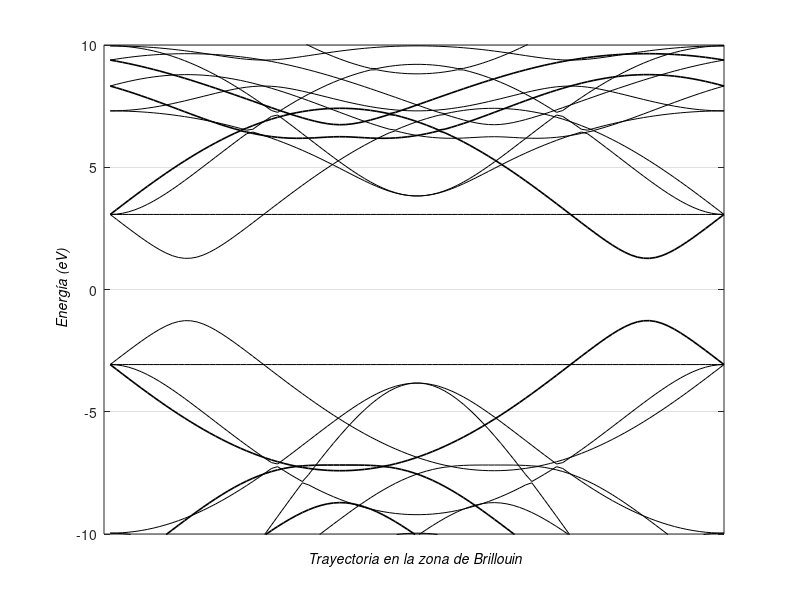

Here is the MATLAB script that generated this plot:
clear all;
close all;
clc;

% Constantes del modelo
a = 2.46;
Es = -8.37;
Epx = 0;
Epy = 0;
Epz = 0;   
Vsssigma = -5.73;
Vspsigma = 6.05;
Vpppi = -3.07;
Vppsigma = 5.62;

% Número de puntos por tramo
N = 100;

%Vector adicional

v = [-1/2, sqrt(3)/2]*(2*pi/sqrt(3));

% Extremos de cada segmento
primeroi = -v; 
primerof = v;
segundoi = [(3*pi/2*sqrt(3)), pi/2]+v; 
segundof = [(3*pi/2*sqrt(3)), pi/2]-v; 
terceroi = [(6*pi/2*sqrt(3)), 2*pi/2]+v;
tercerof = [(6*pi/2*sqrt(3)), 2*pi/2]-v; 
cuartoi  =  [(9*pi/2*sqrt(3)), 3*pi/2]+v;
cuartof  = [(9*pi/2*sqrt(3)), 3*pi/2]-v; 

% Definir segmentos del camino de simetría

k_1 = [linspace(primeroi(1), primerof(1), N )', linspace(primeroi(2), primerof(2), N )'];
k_2 = [linspace(segundoi(1), segundof(1), N )', linspace(segundoi(2), segundof(2), N )'];
k_3 = [linspace(terceroi(1), tercerof(1), N )', linspace(terceroi(2), tercerof(2), N )'];
k_4 = [linspace(cuartoi(1), cuartof(1), N )', linspace(cuartoi(2), cuartof(2), N )'];

% Prealocar bandas
bands1 = zeros(size(k_1, 1), 8);
bands2 = zeros(size(k_2, 1), 8);
bands3 = zeros(size(k_3, 1), 8);
bands4 = zeros(size(k_4, 1), 8);

% Cálculo de las bandas
for i = 1:size(k_1,1)
    kx = k_1(i,1);
    ky = k_1(i,2);
   
    % Matriz h1
        h1=[Es 0 0 0 Vsssigma Vspsigma 0 0; 
        0 Epx 0 0 -Vspsigma Vppsigma 0 0; 
        0 0 Epy 0 0 0 Vpppi 0; 
        0 0 0 Epz 0 0 0 Vpppi; 
        Vsssigma -Vspsigma 0 0 Es 0 0 0; 
        Vspsigma Vppsigma 0 0 0 Epx 0 0; 
        0 0 Vpppi 0 0 0 Epy 0 ; 
        0 0 0 Vpppi 0 0 0 Epz];

        % Matriz h2
        A = zeros(8, 8);
        B = [ Vsssigma (1/2)*Vspsigma (sqrt(3)/2)*Vspsigma 0;
             -(1/2)*Vspsigma (Vppsigma/4)+(3*Vpppi/4) (sqrt(3)/4)*(Vppsigma-Vpppi) 0;
             -(sqrt(3)/2)*Vspsigma (sqrt(3)/4)*(Vppsigma-Vpppi) (3*Vppsigma/4)+(Vpppi/4) 0;
             0 0 0 Vpppi];
        A(5:8, 1:4) = B;
        h2 = A * exp(1i * ((sqrt(3)/2)*kx + (1/2)*ky));

        % Matriz h3
        A = zeros(8, 8);
        C = [
        Vsssigma (Vspsigma/2) -(sqrt(3)/2)*Vspsigma 0 ; 
        -(Vspsigma/2) (Vppsigma/4)+(3*Vpppi/4) -(sqrt(3)/4)*(Vppsigma-Vpppi) 0 ;
        (sqrt(3)/2)*Vspsigma -(sqrt(3)/4)*(Vppsigma-Vpppi) (3*Vppsigma/4)+(Vpppi/4) 0 ; 
        0 0 0 Vpppi]; 
        A(5:8, 1:4) = C;
        h3 = A * exp(1i * ((sqrt(3)/2)*kx - (1/2)*ky));

        % Matriz h4
        A = zeros(8, 8);
        D = [
        Vsssigma -(Vspsigma/2) -(sqrt(3)/2)*Vspsigma 0; 
        (Vspsigma/2) (Vppsigma/4)+(3*Vpppi/4) (sqrt(3)/4)*(Vppsigma-Vpppi) 0; 
        (sqrt(3)/2)*Vspsigma (sqrt(3)/4)*(Vppsigma-Vpppi) (3*Vppsigma/4)+(Vpppi/4) 0;
        0 0 0 Vpppi];
        A(1:4, 5:8) = D;
        h4 = A * exp(1i * ((-sqrt(3)/2)*kx - (1/2)*ky));

        % Matriz h5
        A = zeros(8, 8);
        E = [Vsssigma -(Vspsigma/2) (sqrt(3)/2)*Vspsigma 0; 
        (Vspsigma/2) (Vppsigma/4)+(3*Vpppi/4) -(sqrt(3)/4)*(Vppsigma-Vpppi) 0; 
        -(sqrt(3)/2)*Vspsigma -(sqrt(3)/4)*(Vppsigma-Vpppi) (3*Vppsigma/4)+(Vpppi/4) 0; 
        0 0 0 Vpppi];
        A(1:4, 5:8) = E;
        h5 = A * exp(1i * ((-sqrt(3)/2)*kx + (1/2)*ky));

    % Hamiltoniano total
    H = h1 + h2 + h3 + h4 + h5;
    % Calcular autovalores ordenados
    bands1(i,:) = sort(real(eig(H)))'; % usar sort para continuidad visual
end

% Cálculo de las bandas
for i = 1:size(k_2,1)
    kx = k_2(i,1);
    ky = k_2(i,2);
   
    % Matriz h1
        h1=[Es 0 0 0 Vsssigma Vspsigma 0 0; 
        0 Epx 0 0 -Vspsigma Vppsigma 0 0; 
        0 0 Epy 0 0 0 Vpppi 0; 
        0 0 0 Epz 0 0 0 Vpppi; 
        Vsssigma -Vspsigma 0 0 Es 0 0 0; 
        Vspsigma Vppsigma 0 0 0 Epx 0 0; 
        0 0 Vpppi 0 0 0 Epy 0 ; 
        0 0 0 Vpppi 0 0 0 Epz];

        % Matriz h2
        A = zeros(8, 8);
        B = [ Vsssigma (1/2)*Vspsigma (sqrt(3)/2)*Vspsigma 0;
             -(1/2)*Vspsigma (Vppsigma/4)+(3*Vpppi/4) (sqrt(3)/4)*(Vppsigma-Vpppi) 0;
             -(sqrt(3)/2)*Vspsigma (sqrt(3)/4)*(Vppsigma-Vpppi) (3*Vppsigma/4)+(Vpppi/4) 0;
             0 0 0 Vpppi];
        A(5:8, 1:4) = B;
        h2 = A * exp(1i * ((sqrt(3)/2)*kx + (1/2)*ky));

        % Matriz h3
        A = zeros(8, 8);
        C = [
        Vsssigma (Vspsigma/2) -(sqrt(3)/2)*Vspsigma 0 ; 
        -(Vspsigma/2) (Vppsigma/4)+(3*Vpppi/4) -(sqrt(3)/4)*(Vppsigma-Vpppi) 0 ;
        (sqrt(3)/2)*Vspsigma -(sqrt(3)/4)*(Vppsigma-Vpppi) (3*Vppsigma/4)+(Vpppi/4) 0 ; 
        0 0 0 Vpppi]; 
        A(5:8, 1:4) = C;
        h3 = A * exp(1i * ((sqrt(3)/2)*kx - (1/2)*ky));

        % Matriz h4
        A = zeros(8, 8);
        D = [
        Vsssigma -(Vspsigma/2) -(sqrt(3)/2)*Vspsigma 0; 
        (Vspsigma/2) (Vppsigma/4)+(3*Vpppi/4) (sqrt(3)/4)*(Vppsigma-Vpppi) 0; 
        (sqrt(3)/2)*Vspsigma (sqrt(3)/4)*(Vppsigma-Vpppi) (3*Vppsigma/4)+(Vpppi/4) 0;
        0 0 0 Vpppi];
        A(1:4, 5:8) = D;
        h4 = A * exp(1i * ((-sqrt(3)/2)*kx - (1/2)*ky));

        % Matriz h5
        A = zeros(8, 8);
        E = [Vsssigma -(Vspsigma/2) (sqrt(3)/2)*Vspsigma 0; 
        (Vspsigma/2) (Vppsigma/4)+(3*Vpppi/4) -(sqrt(3)/4)*(Vppsigma-Vpppi) 0; 
        -(sqrt(3)/2)*Vspsigma -(sqrt(3)/4)*(Vppsigma-Vpppi) (3*Vppsigma/4)+(Vpppi/4) 0; 
        0 0 0 Vpppi];
        A(1:4, 5:8) = E;
        h5 = A * exp(1i * ((-sqrt(3)/2)*kx + (1/2)*ky));

    % Hamiltoniano total
    H = h1 + h2 + h3 + h4 + h5;
    % Calcular autovalores ordenados
    bands2(i,:) = sort(real(eig(H)))'; % usar sort para continuidad visual
end

% Cálculo de las bandas
for i = 1:size(k_3,1)
    kx = k_3(i,1);
    ky = k_3(i,2);
   
    % Matriz h1
        h1=[Es 0 0 0 Vsssigma Vspsigma 0 0; 
        0 Epx 0 0 -Vspsigma Vppsigma 0 0; 
        0 0 Epy 0 0 0 Vpppi 0; 
        0 0 0 Epz 0 0 0 Vpppi; 
        Vsssigma -Vspsigma 0 0 Es 0 0 0; 
        Vspsigma Vppsigma 0 0 0 Epx 0 0; 
        0 0 Vpppi 0 0 0 Epy 0 ; 
        0 0 0 Vpppi 0 0 0 Epz];

        % Matriz h2
        A = zeros(8, 8);
        B = [ Vsssigma (1/2)*Vspsigma (sqrt(3)/2)*Vspsigma 0;
             -(1/2)*Vspsigma (Vppsigma/4)+(3*Vpppi/4) (sqrt(3)/4)*(Vppsigma-Vpppi) 0;
             -(sqrt(3)/2)*Vspsigma (sqrt(3)/4)*(Vppsigma-Vpppi) (3*Vppsigma/4)+(Vpppi/4) 0;
             0 0 0 Vpppi];
        A(5:8, 1:4) = B;
        h2 = A * exp(1i * ((sqrt(3)/2)*kx + (1/2)*ky));

        % Matriz h3
        A = zeros(8, 8);
        C = [
        Vsssigma (Vspsigma/2) -(sqrt(3)/2)*Vspsigma 0 ; 
        -(Vspsigma/2) (Vppsigma/4)+(3*Vpppi/4) -(sqrt(3)/4)*(Vppsigma-Vpppi) 0 ;
        (sqrt(3)/2)*Vspsigma -(sqrt(3)/4)*(Vppsigma-Vpppi) (3*Vppsigma/4)+(Vpppi/4) 0 ; 
        0 0 0 Vpppi]; 
        A(5:8, 1:4) = C;
        h3 = A * exp(1i * ((sqrt(3)/2)*kx - (1/2)*ky));

        % Matriz h4
        A = zeros(8, 8);
        D = [
        Vsssigma -(Vspsigma/2) -(sqrt(3)/2)*Vspsigma 0; 
        (Vspsigma/2) (Vppsigma/4)+(3*Vpppi/4) (sqrt(3)/4)*(Vppsigma-Vpppi) 0; 
        (sqrt(3)/2)*Vspsigma (sqrt(3)/4)*(Vppsigma-Vpppi) (3*Vppsigma/4)+(Vpppi/4) 0;
        0 0 0 Vpppi];
        A(1:4, 5:8) = D;
        h4 = A * exp(1i * ((-sqrt(3)/2)*kx - (1/2)*ky));

        % Matriz h5
        A = zeros(8, 8);
        E = [Vsssigma -(Vspsigma/2) (sqrt(3)/2)*Vspsigma 0; 
        (Vspsigma/2) (Vppsigma/4)+(3*Vpppi/4) -(sqrt(3)/4)*(Vppsigma-Vpppi) 0; 
        -(sqrt(3)/2)*Vspsigma -(sqrt(3)/4)*(Vppsigma-Vpppi) (3*Vppsigma/4)+(Vpppi/4) 0; 
        0 0 0 Vpppi];
        A(1:4, 5:8) = E;
        h5 = A * exp(1i * ((-sqrt(3)/2)*kx + (1/2)*ky));

    % Hamiltoniano total
    H = h1 + h2 + h3 + h4 + h5;
    % Calcular autovalores ordenados
    bands3(i,:) = sort(real(eig(H)))'; % usar sort para continuidad visual
end

% Cálculo de las bandas
for i = 1:size(k_4,1)
    kx = k_4(i,1);
    ky = k_4(i,2);
   
    % Matriz h1
        h1=[Es 0 0 0 Vsssigma Vspsigma 0 0; 
        0 Epx 0 0 -Vspsigma Vppsigma 0 0; 
        0 0 Epy 0 0 0 Vpppi 0; 
        0 0 0 Epz 0 0 0 Vpppi; 
        Vsssigma -Vspsigma 0 0 Es 0 0 0; 
        Vspsigma Vppsigma 0 0 0 Epx 0 0; 
        0 0 Vpppi 0 0 0 Epy 0 ; 
        0 0 0 Vpppi 0 0 0 Epz];

        % Matriz h2
        A = zeros(8, 8);
        B = [ Vsssigma (1/2)*Vspsigma (sqrt(3)/2)*Vspsigma 0;
             -(1/2)*Vspsigma (Vppsigma/4)+(3*Vpppi/4) (sqrt(3)/4)*(Vppsigma-Vpppi) 0;
             -(sqrt(3)/2)*Vspsigma (sqrt(3)/4)*(Vppsigma-Vpppi) (3*Vppsigma/4)+(Vpppi/4) 0;
             0 0 0 Vpppi];
        A(5:8, 1:4) = B;
        h2 = A * exp(1i * ((sqrt(3)/2)*kx + (1/2)*ky));

        % Matriz h3
        A = zeros(8, 8);
        C = [
        Vsssigma (Vspsigma/2) -(sqrt(3)/2)*Vspsigma 0 ; 
        -(Vspsigma/2) (Vppsigma/4)+(3*Vpppi/4) -(sqrt(3)/4)*(Vppsigma-Vpppi) 0 ;
        (sqrt(3)/2)*Vspsigma -(sqrt(3)/4)*(Vppsigma-Vpppi) (3*Vppsigma/4)+(Vpppi/4) 0 ; 
        0 0 0 Vpppi]; 
        A(5:8, 1:4) = C;
        h3 = A * exp(1i * ((sqrt(3)/2)*kx - (1/2)*ky));

        % Matriz h4
        A = zeros(8, 8);
        D = [
        Vsssigma -(Vspsigma/2) -(sqrt(3)/2)*Vspsigma 0; 
        (Vspsigma/2) (Vppsigma/4)+(3*Vpppi/4) (sqrt(3)/4)*(Vppsigma-Vpppi) 0; 
        (sqrt(3)/2)*Vspsigma (sqrt(3)/4)*(Vppsigma-Vpppi) (3*Vppsigma/4)+(Vpppi/4) 0;
        0 0 0 Vpppi];
        A(1:4, 5:8) = D;
        h4 = A * exp(1i * ((-sqrt(3)/2)*kx - (1/2)*ky));

        % Matriz h5
        A = zeros(8, 8);
        E = [Vsssigma -(Vspsigma/2) (sqrt(3)/2)*Vspsigma 0; 
        (Vspsigma/2) (Vppsigma/4)+(3*Vpppi/4) -(sqrt(3)/4)*(Vppsigma-Vpppi) 0; 
        -(sqrt(3)/2)*Vspsigma -(sqrt(3)/4)*(Vppsigma-Vpppi) (3*Vppsigma/4)+(Vpppi/4) 0; 
        0 0 0 Vpppi];
        A(1:4, 5:8) = E;
        h5 = A * exp(1i * ((-sqrt(3)/2)*kx + (1/2)*ky));

    % Hamiltoniano total
    H = h1 + h2 + h3 + h4 + h5;
    % Calcular autovalores ordenados
    bands4(i,:) = sort(real(eig(H)))'; % usar sort para continuidad visual
end


% Eje x para graficar
x = 1:size(k_1,1);

% Gráfico
figure;
plot(x, bands1, 'k', x, bands2, 'k', x, bands3, 'k', x, bands4, 'k', 'LineWidth', 1.2); hold on;
set(gca, 'XTick', [])
xlabel('\sl Trayectoria en la zona de Brillouin','FontSize', 10,'Color', 'k');
ylabel('\sl Energía (eV)','FontSize', 10,'Color', 'k');
title('');
xlim([0 100]); 
ylim([-10 10]); 
grid on;